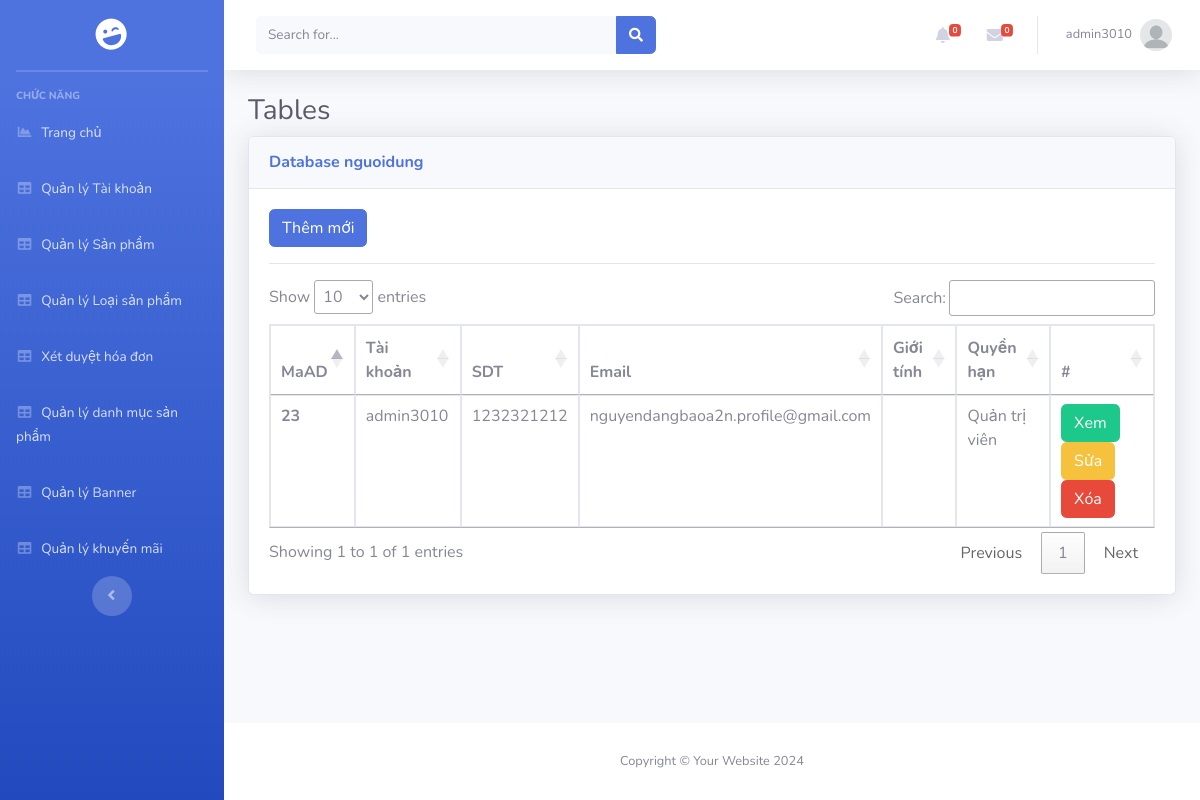
The page /Admin/index.php?mod=nguoidung (signed in) on the database its author committed.
### tables this page shows
CREATE TABLE `nguoidung` (
  `MaND` int(11) NOT NULL,
  `Ho` varchar(20) NOT NULL,
  `Ten` varchar(20) NOT NULL,
  `GioiTinh` varchar(10) NOT NULL,
  `SDT` varchar(20) DEFAULT NULL,
  `Email` varchar(50) NOT NULL,
  `DiaChi` varchar(200) NOT NULL,
  `TaiKhoan` varchar(100) NOT NULL,
  `MatKhau` varchar(100) NOT NULL,
  `MaQuyen` int(11) NOT NULL,
  `TrangThai` int(11) NOT NULL
);

### Admin/MVC/controllers/NguoiDungController.php (called while the page is built, shortened)
<?php
class NguoiDungController
{
    var $nguoidung_model;
    public function __construct()
    {
        $this->nguoidung_model = new nguoidung();
    }
    public function list()
    {
        $data = $this->nguoidung_model->All();
        require_once("MVC/Views/Admin/index.php");
    }
}

### Admin/MVC/Models/connection.php (called while the page is built, shortened)
<?php
    class Connection{
        function __construct()
        {
            $severname ="localhost";
            $username ="root";
            $password ="";
            $db_name ="memocake";
            $this->conn = new mysqli($severname,$username,$password,$db_name);
        }
    }
?>

### Admin/MVC/Models/model.php (called while the page is built, shortened)
<?php
require_once("connection.php");
class Model
{
    var $table;
    var $contens;
    function __construct()
    {
        $conn_obj = new Connection();
        $this->conn = $conn_obj->conn;
    }
    function All()
    {
        $query = "select * from $this->table ORDER BY $this->contens DESC ";
        require("result.php");
        return $data;
    }
}

### Admin/MVC/Models/result.php (called while the page is built)
<?php
$result = $this->conn->query($query);
$data = array();
while ($row = $result->fetch_assoc()) {
    $data[] = $row;
}
?>

### Admin/MVC/Views/nguoidung/list.php (the view, shortened to what this page needs)
<?php if (isset($_SESSION['isLogin_Admin']) && $_SESSION['isLogin_Admin'] == true) { ?>
<a href="?mod=nguoidung&act=add" type="button" class="btn btn-primary">Thêm mới</a>
<?php } ?>
<hr>
<table class="table table-bordered" id="dataTable" width="100%" cellspacing="0">
  <thead>
    <tr>
      <th scope="col">MaAD</th>
      <th scope="col">Tài khoản</th>
      <th scope="col">SDT</th>
      <th scope="col">Email</th>
      <th scope="col">Giới tính</th>
      <th scope="col">Quyền hạn</th>
      <th>#</th>
    </tr>
  </thead>
  <tbody>
    <?php foreach ($data as $row) { ?>
      <tr>
        <th scope="row"><?= $row['MaND'] ?></th>
        <td><?= $row['TaiKhoan'] ?></td>
        <td><?= $row['SDT'] ?></td>
        <td><?= $row['Email'] ?></td>
        <td><?= $row['GioiTinh'] ?></td>
        <td>
          <?php
          if ($row['MaQuyen'] == 2) {
            echo 'Quản trị viên';
          } else {
            if ($row['MaQuyen'] == 1) {
              echo 'Khách hàng';
            } else {
              echo 'Nhân viên';
            }
          }
          ?>
        </td>
        <td>
          <a href="?mod=nguoidung&act=detail&id=<?= $row['MaND'] ?>" type="button" class="btn btn-success">Xem</a>
          <?php if (isset($_SESSION['isLogin_Admin']) && $_SESSION['isLogin_Admin'] == true) { ?>
          <a href="?mod=nguoidung&act=edit&id=<?= $row['MaND'] ?>" type="button" class="btn btn-warning">Sửa</a>
          <a href="?mod=nguoidung&act=delete&id=<?= $row['MaND'] ?>" onclick="return confirm('Bạn có thật sự muốn xóa ?');" type="button" class="btn btn-danger">Xóa</a>
          <?php }?>
        </td>
      </tr>
    <?php } ?>
  </tbody>
</table>

### rows shown on the page
nguoidung: MaND "23", TaiKhoan "admin3010", SDT "1232321212", Email "nguyendangbaoa2n.profile@gmail.com", shows "Quản trị viên"

### other values the page prints
$_SESSION['login']['TaiKhoan'] "admin3010"
$mod "nguoidung"
